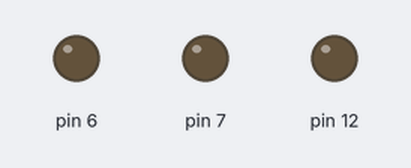
Simulated run of this sketch. Board: Arduino Uno, built with avr-gcc and run on an emulated ATmega328P. On the bench: output pins drawn as LEDs (lit = HIGH).

Above: at 0.15 s.
At 0.45 s:
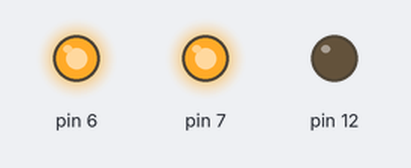
At 0.85 s:
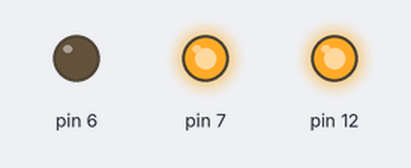
At 0.95 s:
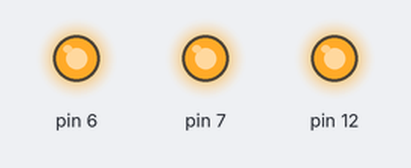
At 1.35 s:
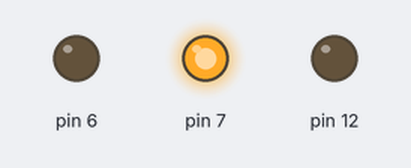
At 2.15 s:
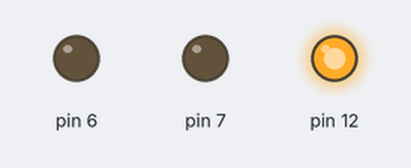
Timing chart, 0 to 3.0 s (numbered marks = the images above):
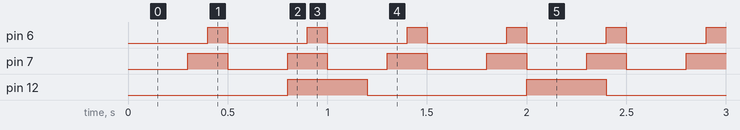

Measured:
- by itself, pin 6: alternates HIGH for 0.10 s and LOW for 0.40 s
- by itself, pin 7: alternates HIGH for 0.20 s and LOW for 0.30 s
- by itself, pin 12: alternates HIGH for 0.40 s and LOW for 0.80 s

The sketch:

FlashWithoutDelay.ino
```cpp
class Flasher
{
  // Class Member Variables
  // These are intialized at startup
  int ledPin;         // the number of the LED pin
  long OnTime;        // milliseconds of on-time
  long OffTime;       // milliseconds of off-time

  // These maintain the current state
  int ledState;                   // ledState used to set the LED
  unsigned long previousMillis;   // will store last time LED was updated

  // Constructor - creates a Flasher
  // and initialized the member variables and state
  public:
  Flasher(int pin, long on, long off)
  {
    ledPin = pin;
    pinMode(ledPin, OUTPUT);

    OnTime = on;
    OffTime = off;

    ledState = LOW;
    previousMillis = 0;
  }

  void Update()
  {
    // check to see if it's time to change the state of the LED
    unsigned long currentMillis = millis();

    if((ledState == HIGH) && (currentMillis - previousMillis >= OnTime))
    {
      ledState = LOW; // Turn it off
      previousMillis = currentMillis; // Remember the time
      digitalWrite(ledPin, ledState); // Update the LED
    }
    else if ((ledState == LOW) && (currentMillis - previousMillis >= OffTime))
    {
      ledState = HIGH; // Turn it on
      previousMillis = currentMillis; // Remember the time
      digitalWrite(ledPin, ledState); // Update the LED
    }
  }
};

Flasher blueLED(6, 100, 400);
Flasher redLED(7, 200, 300);
Flasher yellowLED(12, 400, 800);

void setup()
{
}

void loop()
{
  blueLED.Update();
  redLED.Update();
  yellowLED.Update();
}
```
